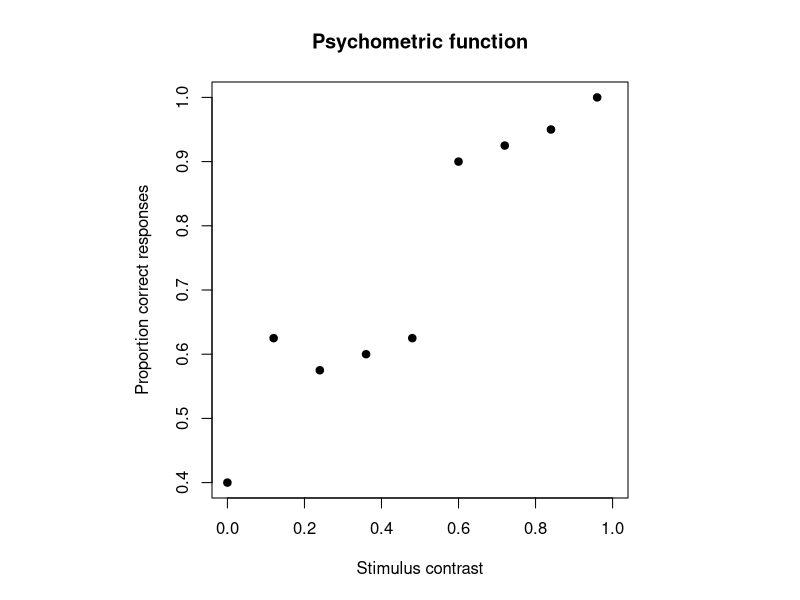
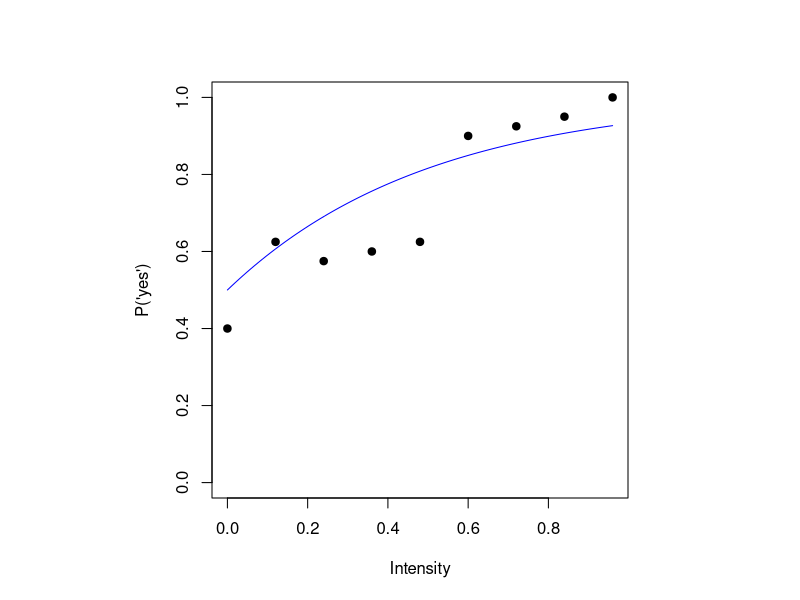
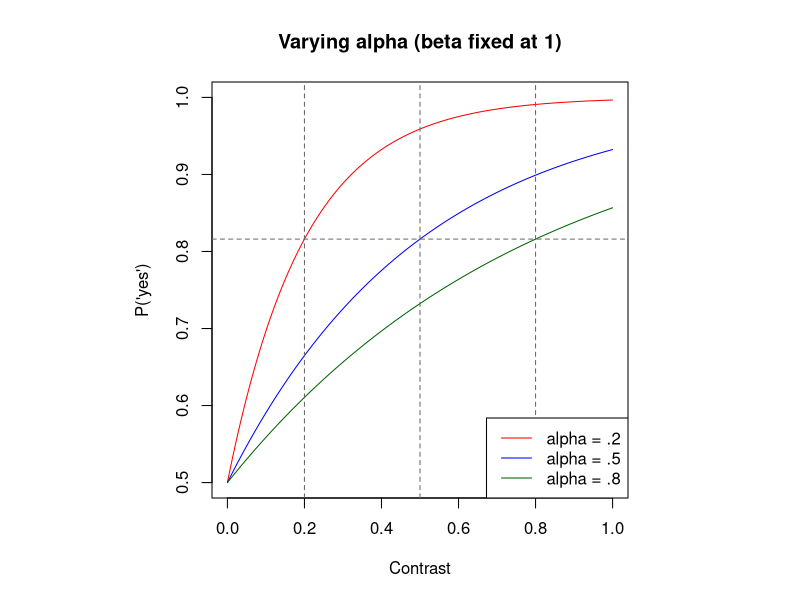
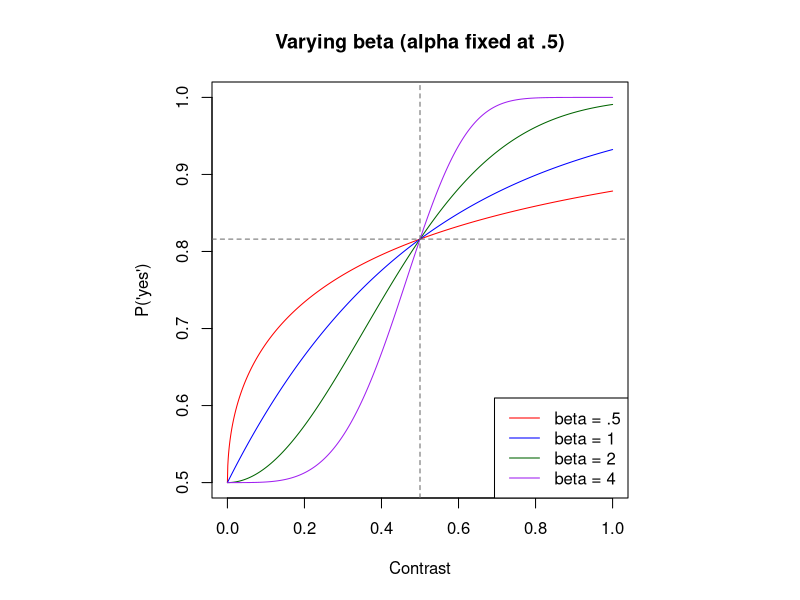
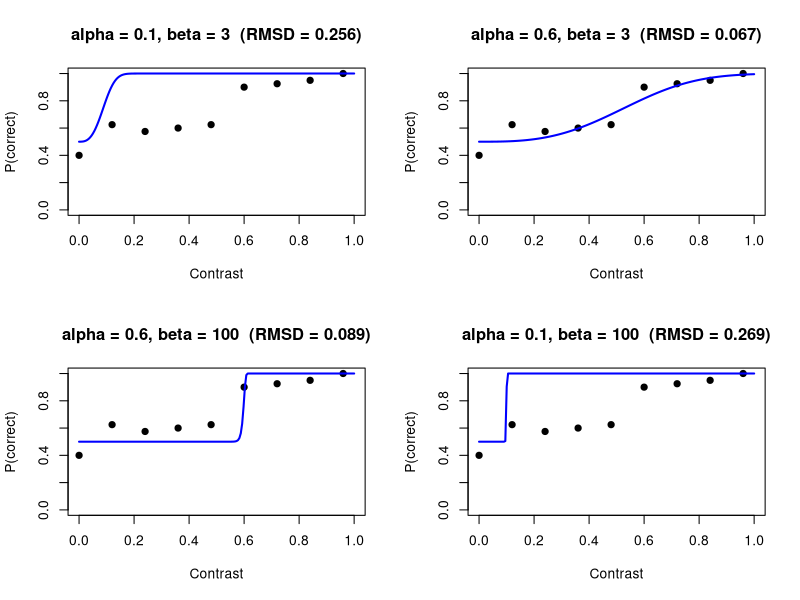
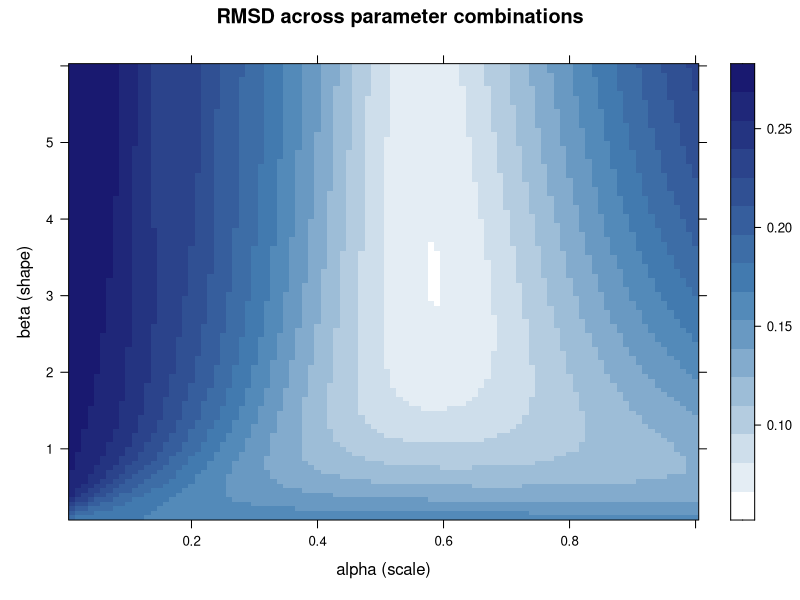
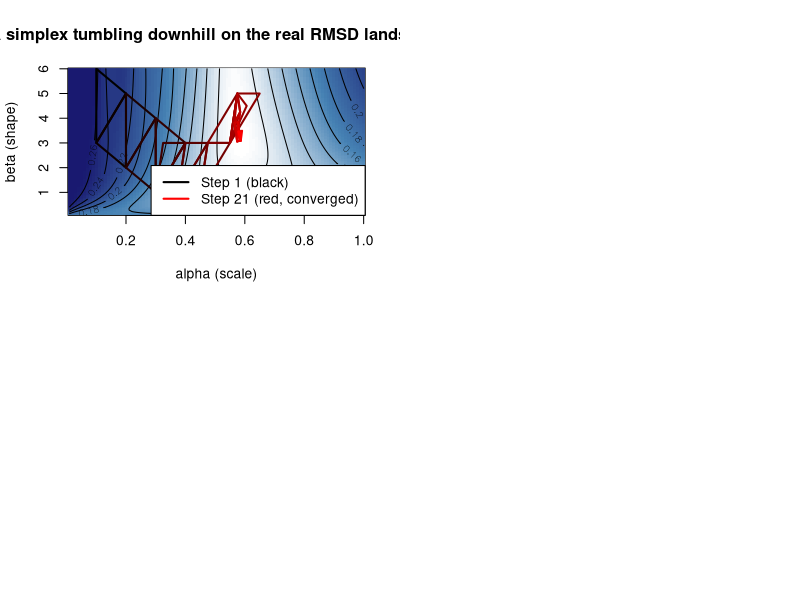
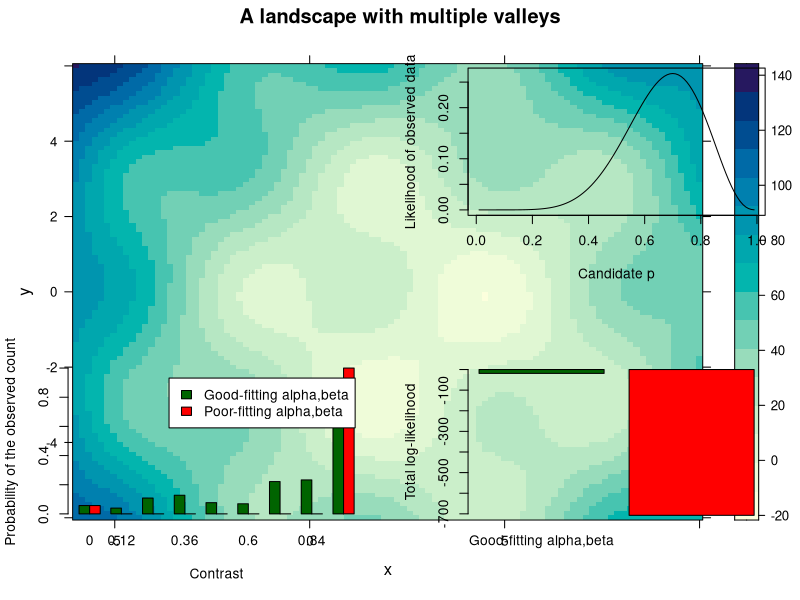

Source code (R) for these figures, in order:
## ---- chunk 1
contrast <- seq(0,1,0.12)
n_trials <- rep(40, 9)
n_correct <- c(16, 25, 23, 24, 25, 36, 37, 38, 40)
prop_correct <- n_correct / n_trials

data <- data.frame(contrast, n_correct, n_trials, prop_correct)
data
## ---- chunk 2
#| fig-hold: true

# Set plot region to a physical square ("s")
old_par <- par(pty = "s")

plot(data$contrast, data$prop_correct, 
     pch = 19, 
     xlim = c(0, 1),
     ylim = c(0.4, 1), 
     xlab = "Stimulus contrast",
     ylab = "Proportion correct responses",
     main = "Psychometric function")

# Restore original default layout parameters ("m" for maximal/rectangular)
par(old_par)
## ---- chunk 3
psychometric_model <- function(alpha, beta, x) {
  y <- rep(0, length(x))
  valid <- x >= 0
  y[valid] <- 0.5 + 0.5*(1 - exp(-(x[valid] / alpha)^beta))
  y
}
## ---- chunk 4
old_par <- par(pty = "s")
plot(data$contrast, data$prop_correct, pch = 19, ylim = c(0, 1),
     xlab = "Intensity", ylab = "P('yes')")
curve(psychometric_model(.5, 1, x), add = TRUE, col = "blue")
# Restore original default layout parameters ("m" for maximal/rectangular)
par(old_par)
## ---- chunk 5
#| fig-hold: true

old_par <- par(pty = "s")

curve(psychometric_model(.2, 1, x),
      from = 0, to = 1, n = 1000,
      xlim = c(0, 1), ylim = c(.5, 1),
      col = "red",
      xlab = "Contrast",
      ylab = "P('yes')",
      main = "Varying alpha (beta fixed at 1)")

curve(psychometric_model(.5, 1, x),
      from = 0, to = 1, n = 1000,
      add = TRUE, col = "blue")

curve(psychometric_model(.8, 1, x),
      from = 0, to = 1, n = 1000,
      add = TRUE, col = "darkgreen")

# Horizontal line at the alpha/63% point
abline(h = 0.5 + 0.5 * (1 - exp(-1)),
       lty = 2, col = "gray40")

# Vertical lines at each alpha
abline(v = c(.2, .5, .8),
       lty = 2, col = "gray40")

legend("bottomright",
       legend = c("alpha = .2", "alpha = .5", "alpha = .8"),
       col = c("red", "blue", "darkgreen"),
       lty = 1)

par(old_par)
## ---- chunk 6
#| fig-hold: true

old_par <- par(pty = "s")

curve(psychometric_model(.5, .5, x),
      from = 0, to = 1, n = 1000,
      xlim = c(0, 1), ylim = c(.5, 1),
      col = "red",
      xlab = "Contrast", ylab = "P('yes')",
      main = "Varying beta (alpha fixed at .5)")

curve(psychometric_model(.5, 1, x),
      from = 0, to = 1, n = 1000,
      add = TRUE, col = "blue")

curve(psychometric_model(.5, 2, x),
      from = 0, to = 1, n = 1000,
      add = TRUE, col = "darkgreen")

curve(psychometric_model(.5, 4, x),
      from = 0, to = 1, n = 1000,
      add = TRUE, col = "purple")

# Horizontal line at the alpha/63% point
abline(h = 0.5 + 0.5 * (1 - exp(-1)),
       lty = 2, col = "gray40")

# Vertical lines at each alpha
abline(v = c( .5),
       lty = 2, col = "gray40")

legend("bottomright",
       legend = c("beta = .5", "beta = 1",
                  "beta = 2", "beta = 4"),
       col = c("red", "blue", "darkgreen", "purple"),
       lty = 1)

par(old_par)
## ---- chunk 7
rmsd <- function(params, data) {
  alpha <- params[1]
  beta <- params[2]
  predicted <- psychometric_model(alpha, beta, data$contrast)
  sqrt(mean((data$prop_correct - predicted)^2))
}

rmsd(c(.1, 2), data)    # a bad-ish guess
rmsd(c(.5, 1), data)   # a better guess

## ---- chunk 8
#| fig-width: 10
#| fig-height: 8

candidates <- list(
  c(alpha = 0.1, beta = 3),
  c(alpha = 0.6, beta = 3),
  c(alpha = 0.6, beta = 100),
  c(alpha = 0.1, beta = 100)
)

par(mfrow = c(2, 2))

for (cand in candidates) {
  
  x_pred <- seq(0, 1, length.out = 200)
  pred_curve <- psychometric_model(
    cand["alpha"],
    cand["beta"],
    x_pred
  )
  
  r <- round(rmsd(cand, data), 3)
  
  plot(data$contrast, data$prop_correct,
       pch = 19,
       xlim = c(0, 1),
       ylim = c(0, 1),
       xlab = "Contrast",
       ylab = "P(correct)",
       main = paste0(
         "alpha = ", cand["alpha"],
         ", beta = ", cand["beta"],
         "  (RMSD = ", r, ")"
       ))
  
  lines(x_pred, pred_curve, col = "blue", lwd = 2)
}
## ---- chunk 9
alpha_vals <- seq(0.01, 1, length.out = 100)
beta_vals <- seq(0.1, 6, length.out = 100)
grid <- expand.grid(alpha = alpha_vals, beta = beta_vals)

grid$rmsd <- apply(grid, 1, function(row) rmsd(row, data))

dim(grid)
head(grid, 10)
## ---- chunk 10
best <- grid[which.min(grid$rmsd), ]
best
## ---- chunk 11
library(lattice)
cost_palette <- colorRampPalette(c("white", "steelblue", "midnightblue"))(100)
levelplot(rmsd ~ alpha * beta, data = grid,
          main = "RMSD across parameter combinations",
          xlab = "alpha (scale)", ylab = "beta (shape)",
          col.regions = cost_palette)
## ---- chunk 12
#| echo: false
triangle <- rbind(c(.1, 6), c(.1, 03), c(.2, 5))
triangle_history <- list(triangle)
max_iter <- 60
tol <- 1e-4

for (iter in 1:max_iter) {
  costs <- apply(triangle, 1, function(p) rmsd(p, data))
  if (diff(range(costs)) < tol) break

  worst <- which.max(costs)
  best  <- which.min(costs)
  centroid <- colMeans(triangle[-worst, , drop = FALSE])

  reflected <- centroid + (centroid - triangle[worst, ])
  reflected_cost <- rmsd(reflected, data)

  if (reflected_cost < costs[worst]) {
    triangle[worst, ] <- reflected                        # reflection improved things -- accept it
  } else {
    contracted <- centroid + 0.5 * (triangle[worst, ] - centroid)
    contracted_cost <- rmsd(contracted, data)
    if (contracted_cost < costs[worst]) {
      triangle[worst, ] <- contracted                      # contraction improved things -- accept it
    } else {
      best_point <- triangle[best, ]                       # neither helped -- shrink the whole triangle
      for (i in 1:3) {
        triangle[i, ] <- best_point + 0.5 * (triangle[i, ] - best_point)
      }
    }
  }
  triangle_history[[length(triangle_history) + 1]] <- triangle
}

n_steps <- length(triangle_history)

rmsd_matrix <- matrix(grid$rmsd, nrow = length(alpha_vals), ncol = length(beta_vals))
cost_palette <- colorRampPalette(c("white", "steelblue", "midnightblue"))(100)
image(alpha_vals, beta_vals, rmsd_matrix, col = cost_palette,
      xlab = "alpha (scale)", ylab = "beta (shape)",
      main = "A simplex tumbling downhill on the real RMSD landscape")
contour(alpha_vals, beta_vals, rmsd_matrix, add = TRUE, nlevels = 8)

step_colors <- colorRampPalette(c("black", "red"))(n_steps)
for (step in 1:n_steps) {
  tri <- triangle_history[[step]]
  polygon(tri[, 1], tri[, 2], border = step_colors[step], lwd = 2)
}
legend("bottomright", legend = c("Step 1 (black)", paste0("Step ", n_steps, " (red, converged)")),
       col = c("black", "red"), lty = 1, lwd = 2, bg = "white")
## ---- chunk 13
fit_rmsd <- optim(
  par = c(alpha = 4, beta = 1),
  fn = rmsd,
  data = data
)
fit_rmsd$par
fit_rmsd$value
## ---- chunk 14
toy_cost <- function(x, y) (x - 3)^2 + (y + 1)^2 + 15 * sin(x) * cos(y)

x_vals <- seq(-6, 10, length.out = 100)
y_vals <- seq(-6, 6, length.out = 100)
toy_grid <- expand.grid(x = x_vals, y = y_vals)
toy_grid$cost <- with(toy_grid, toy_cost(x, y))

levelplot(cost ~ x * y, data = toy_grid, main = "A landscape with multiple valleys")
## ---- chunk 15

alpha <- 0.5; beta <- 1; contrast_level <- 0.12; p <- psychometric_model(alpha, beta, contrast_level) # parameters -\> probability p

rbinom(1, size = 40, prob = p) # probability -\> simulated data

## ---- chunk 16

dbinom(25, size = 40, prob = p)   # data + probability -> likelihood 

## ---- chunk 17
detected <- c(1, 0, 1, 1, 0, 1, 1, 1, 0, 1)  # 10 presentations, 7 correct
sum(detected)
## ---- chunk 18
dbinom(sum(detected), size = 10, prob = 0.5)
dbinom(sum(detected), size = 10, prob = 0.7)
## ---- chunk 19
p_vals <- seq(0.01, 0.99, by = 0.01)
likelihood <- sapply(p_vals, function(p) dbinom(sum(detected), 10, p))

plot(p_vals, likelihood, type = "l",
     xlab = "Candidate p", ylab = "Likelihood of observed data")
p_vals[which.max(likelihood)]
## ---- chunk 20
cand_good <- c(.6, 3)     # a good-fitting guess
cand_bad  <- c(.1, 4)     # a clearly poor-fitting guess

lik_good <- dbinom(data$n_correct, data$n_trials,
                   psychometric_model(cand_good[1], cand_good[2], data$contrast))
lik_bad  <- dbinom(data$n_correct, data$n_trials,
                   psychometric_model(cand_bad[1], cand_bad[2], data$contrast))

barplot(rbind(lik_good, lik_bad), beside = TRUE, names.arg = data$contrast,
        col = c("darkgreen", "red"), xlab = "Contrast",
        ylab = "Probability of the observed count",
        legend.text = c("Good-fitting alpha,beta", "Poor-fitting alpha,beta"))
## ---- chunk 21

clamp_prob <- function(p) pmin(pmax(p, 1e-6), 1 - 1e-6)

loglik_good <- sum(dbinom(data$n_correct, data$n_trials,
                          clamp_prob(psychometric_model(cand_good[1], cand_good[2], data$contrast)),
                          log = TRUE))
loglik_bad  <- sum(dbinom(data$n_correct, data$n_trials,
                          clamp_prob(psychometric_model(cand_bad[1], cand_bad[2], data$contrast)),
                          log = TRUE))

barplot(c("Good-fitting alpha,beta" = loglik_good, "Poor-fitting alpha,beta" = loglik_bad),
        ylab = "Total log-likelihood",
        col = c("darkgreen", "red"))
## ---- chunk 22
nll <- function(params, data) {
  alpha <- params[1]; beta <- params[2]
  predicted <- psychometric_model(alpha, beta, data$contrast)
  predicted <- pmin(pmax(predicted, 1e-6), 1 - 1e-6)
  -sum(dbinom(data$n_correct, data$n_trials, predicted, log = TRUE))
}
## ---- chunk 23
fit_mle <- optim(par = c(alpha = 4, beta = 1), fn = nll, data = data)
fit_mle$par
fit_rmsd$par
